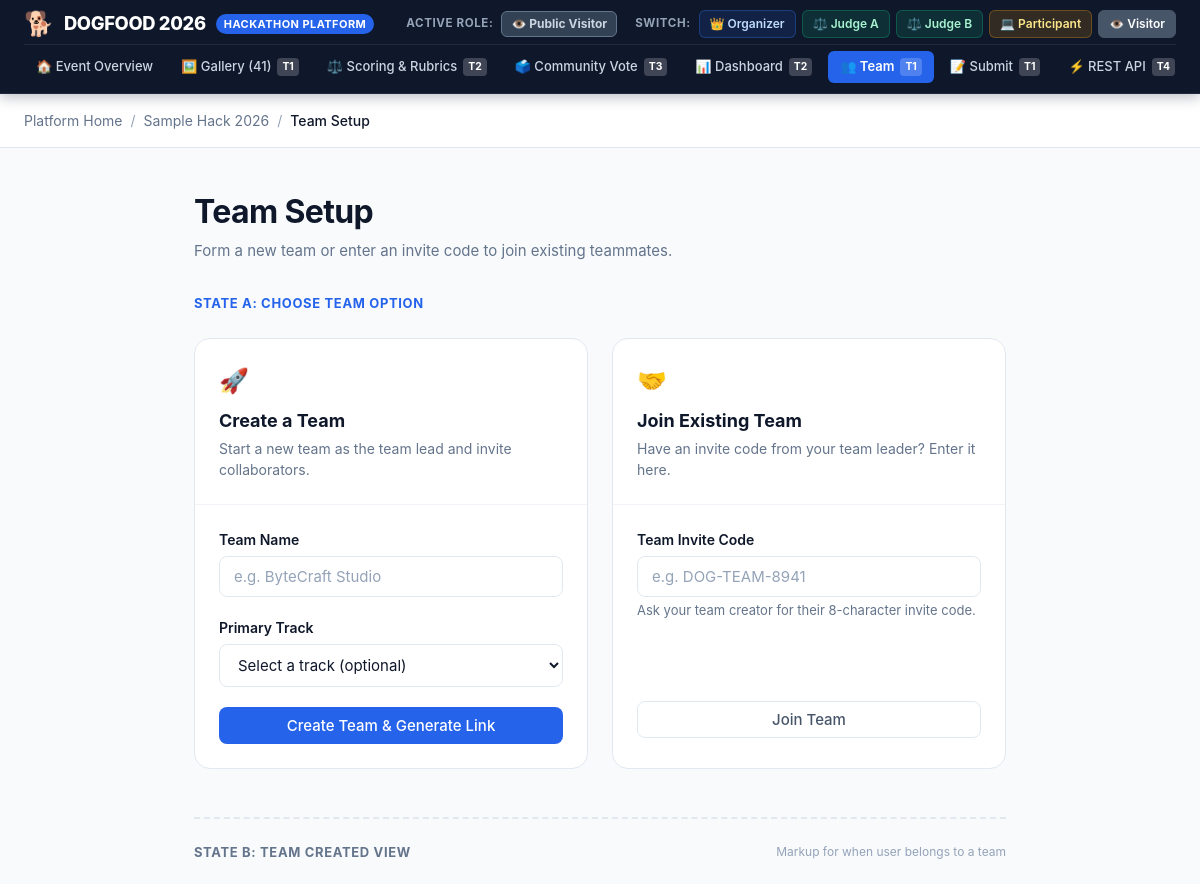
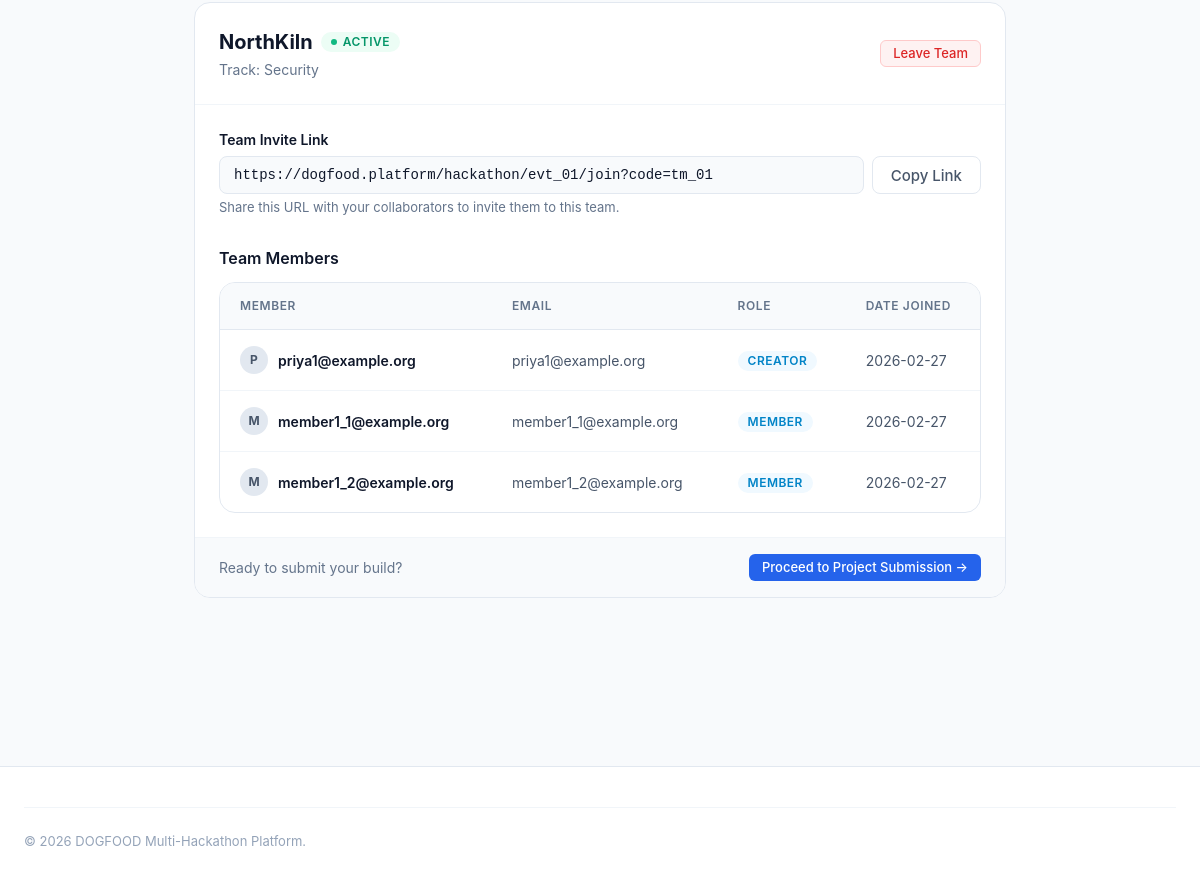
The app's page /team with its own data (2 pictures, top to bottom).
### tables this page shows
CREATE TABLE events (
            id TEXT PRIMARY KEY,
            name TEXT,
            submissions_close TEXT
        );

CREATE TABLE teams (
            id TEXT PRIMARY KEY,
            name TEXT,
            members TEXT
        );

CREATE TABLE tracks (
            id TEXT PRIMARY KEY,
            name TEXT
        );

### app.py (the view)
@app.route("/hackathon/team.html")
@app.route("/team")
def team_view():
    event = get_event_data()
    tracks = get_all_tracks()
    user = get_current_user()
    db = get_db()
    cur = db.execute(
        """SELECT tm.*, t.name AS track_name FROM teams tm
           LEFT JOIN projects p ON p.team = tm.id
           LEFT JOIN tracks t ON p.track = t.id
           LIMIT 1"""
    )
    tm_row = cur.fetchone()
    team = None
    if tm_row:
        team = dict(tm_row)
        try:
            team["members"] = json.loads(team.get("members") or "[]")
        except Exception:
            team["members"] = []
    return render_template(
        "hackathon/team.html",
        event=event,
        tracks=tracks,
        team=team,
        user=user,
        active_page="team",
    )

### app.py (called while the page is built, shortened)
def get_db():
    if "db" not in g:
        g.db = sqlite3.connect(DB_PATH)
        g.db.row_factory = sqlite3.Row
    return g.db

def get_current_user():
    token = request.cookies.get("session")
    if not token:
        raw_cookie = request.headers.get("Cookie") or request.environ.get("HTTP_COOKIE") or ""
        for item in raw_cookie.split(";"):
            item = item.strip()
            if item.startswith("session="):
                token = item.split("=", 1)[1].strip()
                break
    if not token and "Authorization" in request.headers:
        auth = request.headers.get("Authorization", "").strip()
        if auth.startswith("Bearer "):
            token = auth[7:].strip()
        elif auth.startswith("Token "):
            token = auth[6:].strip()
    if not token:
        return None

def get_event_data():
    db = get_db()
    cur = db.execute("SELECT * FROM events LIMIT 1")
    event = cur.fetchone()
    if event:
        return dict(event)
    return {
        "id": "evt_01",
        "name": "Sample Hack 2026",
        "submissions_close": "2026-03-01T18:00:00Z",
    }

def get_all_tracks():
    db = get_db()
    cur = db.execute("SELECT * FROM tracks")
    return [dict(r) for r in cur.fetchall()]

@app.context_processor
def inject_global_template_vars():
    return {
        "current_user": get_current_user(),
        "event_global": get_event_data(),
    }

### templates/hackathon/team.html (shortened to what this page needs)
<!DOCTYPE html>
<html lang="en">
<head>
  <link rel="stylesheet" href="/css/styles.css">
  <link rel="stylesheet" href="/css/components.css">
</head>
<body>
  {% include 'nav_header.html' %}
  <div class="page-header-strip">
    <div class="container">
      <div class="breadcrumbs">
        <a href="/">Platform Home</a>
        <span class="breadcrumb-sep">/</span>
        <a href="/">{{ event.name }}</a>
        <span class="breadcrumb-sep">/</span>
        <span class="breadcrumb-current">Team Setup</span>
      </div>
    </div>
  </div>
  <main style="padding: 40px 0 80px;">
    <div class="container container-narrow">
      <div style="margin-bottom: 32px;">
        <h1 style="font-size: 2rem; font-weight: 700; color: var(--color-text-title); letter-spacing: -0.02em;">Team Setup</h1>
        <p style="color: var(--color-text-muted); font-size: 0.9375rem; margin-top: 4px;">Form a new team or enter an invite code to join existing teammates.</p>
      </div>
      <section id="state-create-or-join">
        <div style="display: flex; align-items: center; gap: 8px; margin-bottom: 12px;">
          <span style="font-size: 0.8125rem; font-weight: 700; text-transform: uppercase; color: var(--color-primary); letter-spacing: 0.05em;">State A: Choose Team Option</span>
        </div>
        <div class="choice-grid">
          <div class="card">
            <div class="card-header">
              <div style="font-size: 1.5rem; margin-bottom: 8px;">🚀</div>
              <h2 style="font-size: 1.125rem; font-weight: 700; color: var(--color-text-title);">Create a Team</h2>
              <p style="font-size: 0.875rem; color: var(--color-text-muted); margin-top: 4px;">Start a new team as the team lead and invite collaborators.</p>
            </div>
            <div class="card-body">
              <div class="form-group">
                <label class="form-label" for="team-name">Team Name</label>
                <input type="text" id="team-name" class="form-input" placeholder="e.g. ByteCraft Studio">
              </div>
              <div class="form-group">
                <label class="form-label" for="team-track">Primary Track</label>
                <select id="team-track" class="form-select">
                  <option value="">Select a track (optional)</option>
                </select>
              </div>
              <button type="button" class="btn btn-primary" style="width: 100%;">Create Team & Generate Link</button>
            </div>
          </div>
          <div class="card">
            <div class="card-header">
              <div style="font-size: 1.5rem; margin-bottom: 8px;">🤝</div>
              <h2 style="font-size: 1.125rem; font-weight: 700; color: var(--color-text-title);">Join Existing Team</h2>
              <p style="font-size: 0.875rem; color: var(--color-text-muted); margin-top: 4px;">Have an invite code from your team leader? Enter it here.</p>
            </div>
            <div class="card-body">
              <div class="form-group">
                <label class="form-label" for="invite-code">Team Invite Code</label>
                <input type="text" id="invite-code" class="form-input" placeholder="e.g. DOG-TEAM-8941">
                <span class="form-hint">Ask your team creator for their 8-character invite code.</span>
              </div>
              <div style="height: 60px;"></div>
              <button type="button" class="btn btn-outline" style="width: 100%;">Join Team</button>
            </div>
          </div>
        </div>
      </section>
      <div class="state-section-divider">
        <span style="font-size: 0.8125rem; font-weight: 700; text-transform: uppercase; color: var(--color-text-muted); letter-spacing: 0.05em;">State B: Team Created View</span>
        <span style="font-size: 0.75rem; color: var(--color-text-subtle);">Markup for when user belongs to a team</span>
      </div>
      <section id="state-team-created">
        <div class="card" style="margin-bottom: 24px;">
          <div class="card-header" style="display: flex; justify-content: space-between; align-items: center; flex-wrap: wrap; gap: 12px;">
            <div>
              <div style="display: flex; align-items: center; gap: 8px;">
                <h2 style="font-size: 1.25rem; font-weight: 700; color: var(--color-text-title);">{{ team.name if team else 'NorthKiln' }}</h2>
                <span class="badge badge-live"><span class="badge-dot"></span> Active</span>
              </div>
              <p style="font-size: 0.875rem; color: var(--color-text-muted); margin-top: 2px;">Track: {{ team.track_name if team else 'Developer tools' }}</p>
            </div>
            <button type="button" class="btn btn-danger btn-sm" id="btn-leave-team">Leave Team</button>
          </div>
          <div class="card-body">
            <div class="form-group">
              <label class="form-label">Team Invite Link</label>
              <div style="display: flex; gap: 8px;">
                <input type="text" class="form-input" readonly value="https://dogfood.platform/hackathon/{{ event.id }}/join?code={{ team.id if team else 'tm_01' }}" style="background-color: var(--color-canvas); font-family: monospace; font-size: 0.875rem;">
                <button type="button" class="btn btn-outline" id="btn-copy-invite">Copy Link</button>
              </div>
              <span class="form-hint">Share this URL with your collaborators to invite them to this team.</span>
            </div>
            <div style="margin-top: 28px;">
              <h3 style="font-size: 1rem; font-weight: 600; color: var(--color-text-title); margin-bottom: 12px;">Team Members</h3>
              {% if team and team.members %}
              <div class="data-table-container">
                <table class="data-table">
                  <thead>
                    <tr>
                      <th>Member</th>
                      <th>Email</th>
                      <th>Role</th>
                      <th>Date Joined</th>
                    </tr>
                  </thead>
                  <tbody>
                    {% for m in team.members %}
                    <tr>
                      <td>
                        <div style="display: flex; align-items: center; gap: 10px;">
                          <div style="width: 28px; height: 28px; border-radius: 50%; background-color: #E2E8F0; display: flex; align-items: center; justify-content: center; font-size: 0.75rem; font-weight: 700;">{{ m[0]|upper }}</div>
                          <span style="font-weight: 600; color: var(--color-text-title);">{{ m }}</span>
                        </div>
                      </td>
                      <td>{{ m }}</td>
                      <td><span class="badge badge-active">{% if loop.first %}CREATOR{% else %}MEMBER{% endif %}</span></td>
                      <td>2026-02-27</td>
                    </tr>
                    {% endfor %}
                  </tbody>
                </table>
              </div>
              {% endif %}
            </div>
          </div>
          <div class="card-footer">
            <span style="font-size: 0.875rem; color: var(--color-text-muted);">Ready to submit your build?</span>
            <a href="submit.html" class="btn btn-primary btn-sm">Proceed to Project Submission →</a>
          </div>
        </div>
      </section>
    </div>
  </main>
  <footer class="footer">
    <div class="container footer-inner">
      <div class="footer-bottom">
        <p>© 2026 DOGFOOD Multi-Hackathon Platform.</p>
      </div>
    </div>
  </footer>
</body>
</html>

### templates/hackathon/team.html (style rules this page uses)
.choice-grid { display: grid; grid-template-columns: repeat(auto-fit, minmax(320px, 1fr)); gap: 24px; margin-top: 24px; }
.state-section-divider { margin: 48px 0 24px; padding-top: 24px; border-top: 2px dashed var(--color-border); display: flex; align-items: center; justify-content: space-between; }

### records on screen
events: name "Sample Hack 2026", id "https://dogfood.platform/hackathon/evt_01/join?code=tm_01"
teams: name "NorthKiln"
tracks: name "Security"

### other values on screen
{{ m[0]|upper }} "P" "M" "M"
{{ m }} "priya1@example.org" "member1_1@example.org" "member1_2@example.org"
